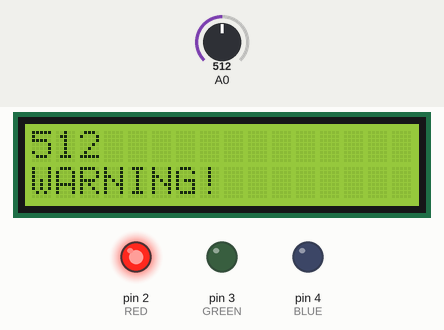
A sketch run on a simulated Arduino Uno, built with avr-gcc and run on an emulated ATmega328P. On the bench: 16×2 character LCD, output pins drawn as LEDs (lit = HIGH). The test bench sets the inputs (shaded band); at power-on: A0 = 512. What the sketch prints to the serial monitor is not drawn.

Above: at 1.2 s.
1.3 s: A0 set to 417
At 3.2 s:
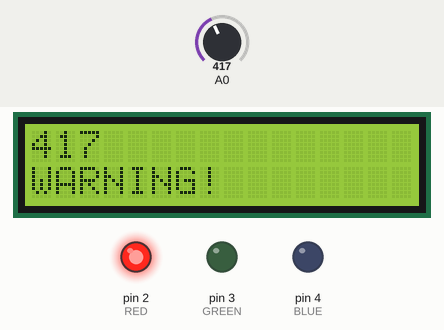
3.5 s: A0 set to 385
At 5.2 s:
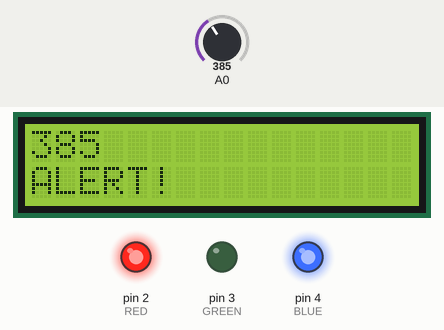
5.5 s: A0 set to 216
At 7.1 s:
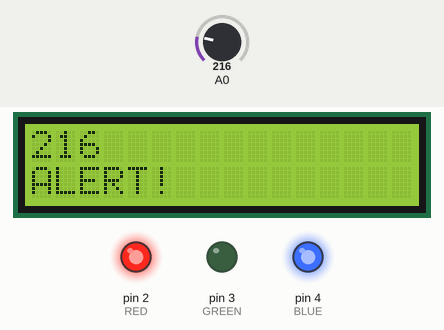
7.5 s: A0 set to 185
At 8.9 s:
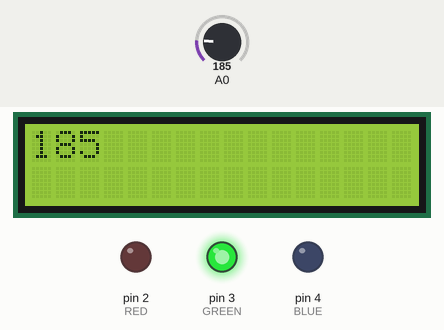
Timing chart, 0 to 10.5 s (numbered marks = the images above; inputs shaded):
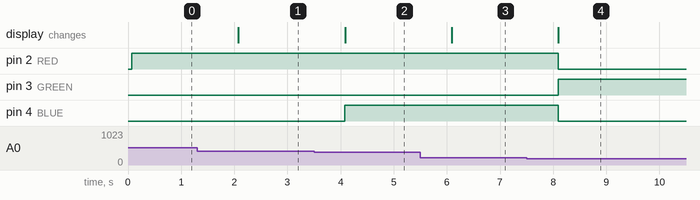

The sketch:

Smoke-Detector.ino
```cpp
/*
 * Author: Immanuel Varghese Koshy
 * Github username: ivk1231
 * Date: 2021, oct
 * Description: this script is a Smoke Detector
 */


// include the library code:
#include <LiquidCrystal.h>

// initialize the library with the numbers of the interface pins
LiquidCrystal lcd(7, 8, 9, 10, 11, 12);

#define BLUE 4
#define GREEN 3
#define RED 2
int sensorThres = 400;
int warning = sensorThres/2;
int pinBottone = 6;

void setup() {
  // set up the LCD's number of columns and rows:
  lcd.begin(16, 2);
  pinMode(2, OUTPUT);
  pinMode(3, OUTPUT);
  pinMode(4, OUTPUT);
   pinMode(pinBottone, INPUT_PULLUP);
  Serial.begin(9600);
}

void loop()
{
    lcd.clear();
    int analogSensor = analogRead(0);
    lcd.print(analogSensor);
    lcd.setCursor(0,0);
    Serial.println(analogSensor);

    if(analogSensor > warning && analogSensor < sensorThres)
    {
      analogWrite(BLUE, 255);
      analogWrite(RED, 255);
      analogWrite(GREEN, 0);

      lcd.setCursor(0,1);
      lcd.print("ALERT!");
    }

    else if(analogSensor >= sensorThres)
    {
      analogWrite(BLUE, 0);
      analogWrite(RED, 255);
      analogWrite(GREEN, 0);

      lcd.setCursor(0,1);
      lcd.print("WARNING!");
    }

    else
    {
      analogWrite(BLUE, 0);
      analogWrite(RED, 0);
      analogWrite(GREEN, 255);

    }

    delay(1000);
}
```

Measured:
- the behaviour switches between 400 and 399 on A0 (found by bisection; images 1 and 2)
- the behaviour switches between 201 and 200 on A0 (found by bisection; images 3 and 4)
- after the input at 1.3 s, the display: changes after 0.78 s (image 1)
- after the input at 3.5 s, pin 4 (BLUE): LOW → HIGH after 0.58 s; the display: changes after 0.58 s (image 2)
- after the input at 5.5 s, the display: changes after 0.59 s (image 3)
- after the input at 7.5 s, pin 2 (RED), pin 4 (BLUE): HIGH → LOW after 0.60 s; pin 3 (GREEN): LOW → HIGH after 0.60 s; the display: changes after 0.60 s (image 4)
